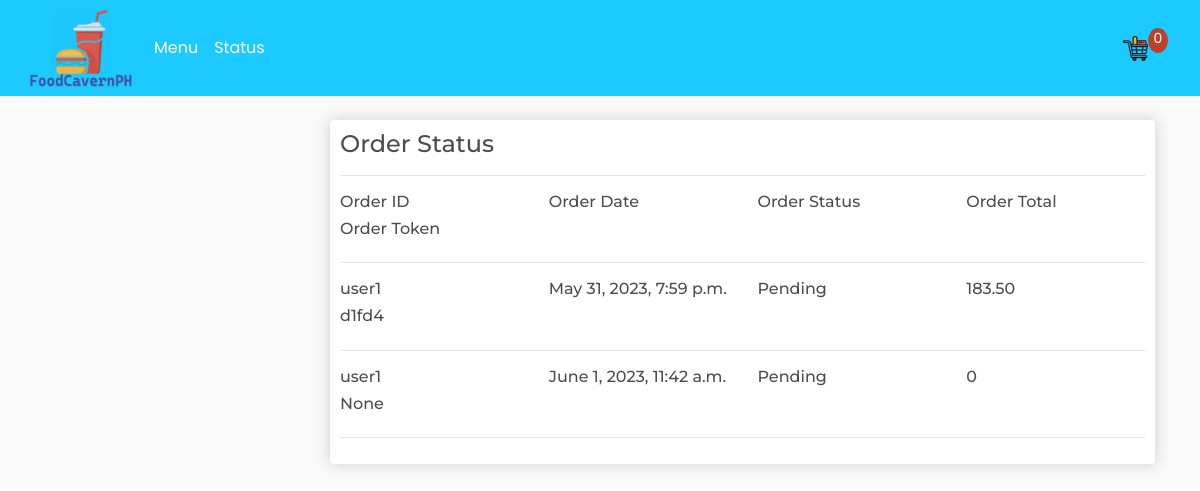
The app's page /status/ with its own data.
### store/models.py (models this page shows, shortened)
class Order(models.Model):
	STATUS = (
		('Pending', 'Pending'),
		('Ready', 'Ready'),
	)
	customer = models.ForeignKey(Customer, on_delete=models.SET_NULL, null=True, blank=True)
	date_ordered = models.DateTimeField(auto_now_add=True)
	complete = models.BooleanField(default=False)
	transaction_id = models.CharField(max_length=100, null=True)
	orderstatus = models.CharField(max_length=100, choices=STATUS, default='Pending')
	@property
	def get_cart_total(self):
		orderitems = self.orderitem_set.all()
		total = sum([item.get_total for item in orderitems])
		return total
	@property
	def get_transaction_id(self):
		transaction_id = self.transaction_id
		return transaction_id

class Customer(models.Model):
	user = models.OneToOneField(User, null=True, blank=True, on_delete=models.CASCADE)
	name = models.CharField(max_length=200, null=True)
	email = models.CharField(max_length=200)
	def __str__(self):
		return self.name

class OrderItem(models.Model):
	product = models.ForeignKey(Product, on_delete=models.SET_NULL, null=True)
	order = models.ForeignKey(Order, on_delete=models.SET_NULL, null=True)
	quantity = models.IntegerField(default=0, null=True, blank=True)
	date_added = models.DateTimeField(auto_now_add=True)
	@property
	def get_total(self):
		total = self.product.price * self.quantity
		return total

class Product(models.Model):
	name = models.CharField(max_length=200)
	price = models.DecimalField(max_digits=7, decimal_places=2)
	digital = models.BooleanField(default=False,null=True, blank=True)
	image = models.ImageField(null=True, blank=True)

### store/views.py (the view)
# urls.py: path('status/', views.status, name="status"),
def status(request):
    orderno = Order.objects.all().order_by('-orderstatus')
    data  = cartData(request)
    cartItems = data['cartItems']
    products = Product.objects.all()
    context = {"products":products, 'cartItems':cartItems, 'orderno':orderno}
    return render(request, 'store/status.html', context)

### store/utils.py (called while the page is built, shortened)
def cookieCart(request):
    try:
        cart = json.loads(request.COOKIES['cart'])
    except :
        cart = {}
    print('Cart: ',cart)
    items = []
    order = {'get_cart_total':0, 'get_cart_items':0, 'shipping':False}
    cartItems = order['get_cart_items']
    return {'cartItems':cartItems, 'order':order, 'items':items}

def cartData(request):
    if request.user.is_authenticated:
        customer = request.user.customer
        order, created = Order.objects.get_or_create(customer=customer, complete=False)
        items = order.orderitem_set.all()
        cartItems = order.get_cart_items
    else:
        cookieData = cookieCart(request)
        cartItems = cookieData['cartItems']
        order = cookieData['order']
        items = cookieData['items']
    return {'cartItems':cartItems, 'order':order, 'items':items}

### store/templates/store/status.html
{% extends 'store/main.html' %}
{% load static %}
{% block content %}
<div class="row">
    <div class="col-md-3">
    </div>
    <div class="col-md">
        <div class="box-element">
            <h4>Order Status</h4>
            <hr>
            <div class="row">
                <div class="col-md-3">
                    <h6>Order ID</h6>
                </div>
                <div class="col-md-3">
                    <h6>Order Date</h6>
                </div>
                <div class="col-md-3">
                    <h6>Order Status</h6>
                </div>
                <div class="col-md-3">
                    <h6>Order Total</h6>
                </div>
                <div class="col-md-3">
                    <h6>Order Token</h6>
                </div>
            </div>
            <hr>
            {% for order in orderno %}
            <div class="row">
                <div class="col-md-3">
                    <h6>{{order.customer}}</h6>
                </div>
                <div class="col-md-3">
                    <h6>{{order.date_ordered}}</h6>
                </div>
                <div class="col-md-3">
                    <h6>{{order.orderstatus}}</h6>
                </div>
                <div class="col-md-3">
                    <h6>{{order.get_cart_total}}</h6>
                </div>
                <div class="col-md-3">
                    <h6>{{order.get_transaction_id}}</h6>
                </div>
            </div>
            <hr>
            {% endfor %}
        </div>
    </div>
</div>
{% endblock content %}

### store/static/store/css/main.css (style rules this page uses)
body { background-color: hsl(0, 0%, 98%); }
h1,h2,h3,h4,h5,h6 { color:hsl(0, 0%, 30%); }
.box-element { box-shadow:hsl(0, 0%, 80%) 0 0 16px; background-color: #fff; border-radius: 4px; padding: 10px; font-family: 'Montserrat', sans-serif; }

### records on screen
Order: customer "user1", date_ordered "May 31, 2023, 7:59 p.m.", orderstatus "Pending", get_cart_total "183.50", get_transaction_id "d1fd4"
Order: customer "user1", date_ordered "June 1, 2023, 11:42 a.m.", orderstatus "Pending", get_cart_total "0", get_transaction_id "None"

### other values on screen
{{ cartItems }} "0"
